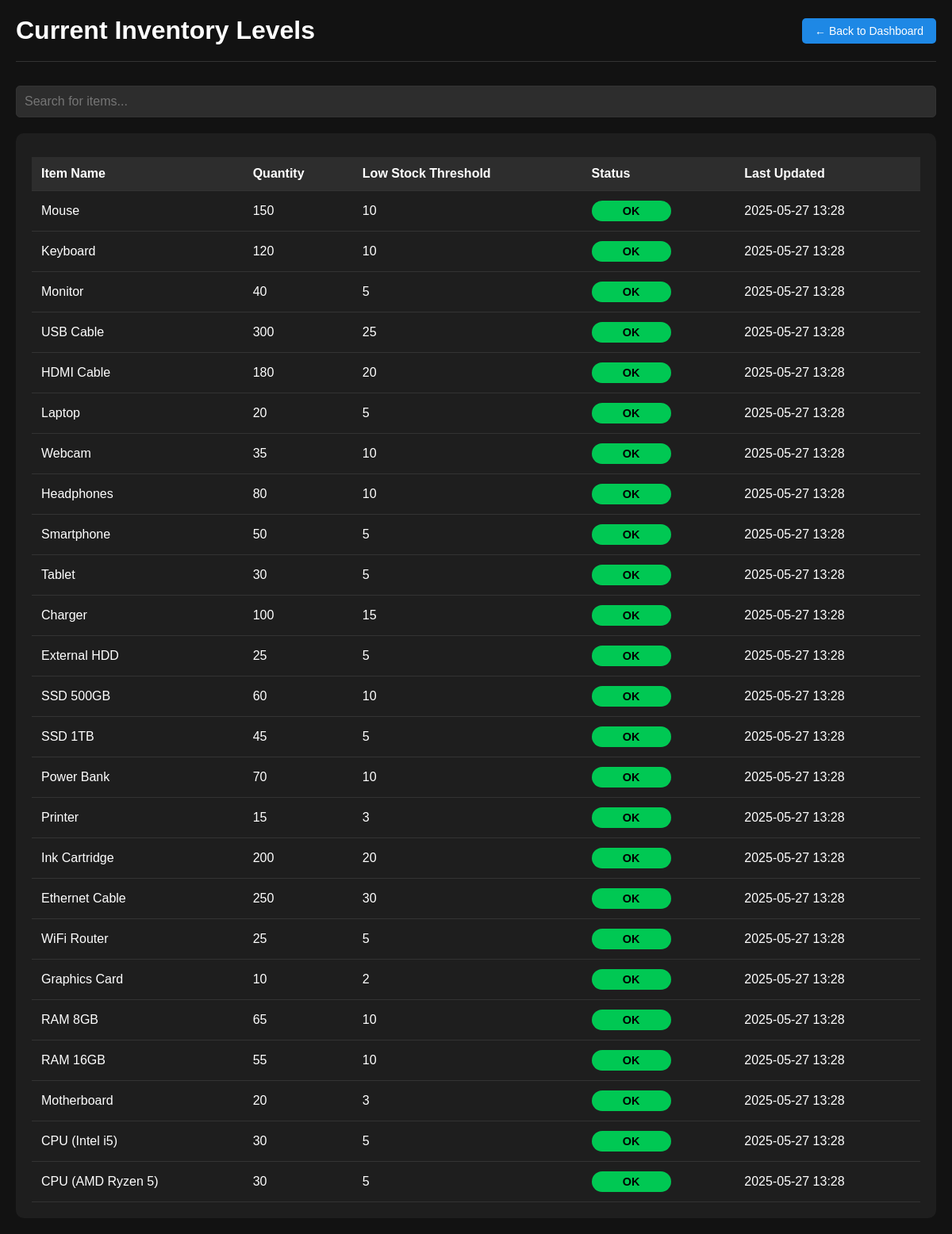
/stock-reminders, run on an earlier commit of the app's database.
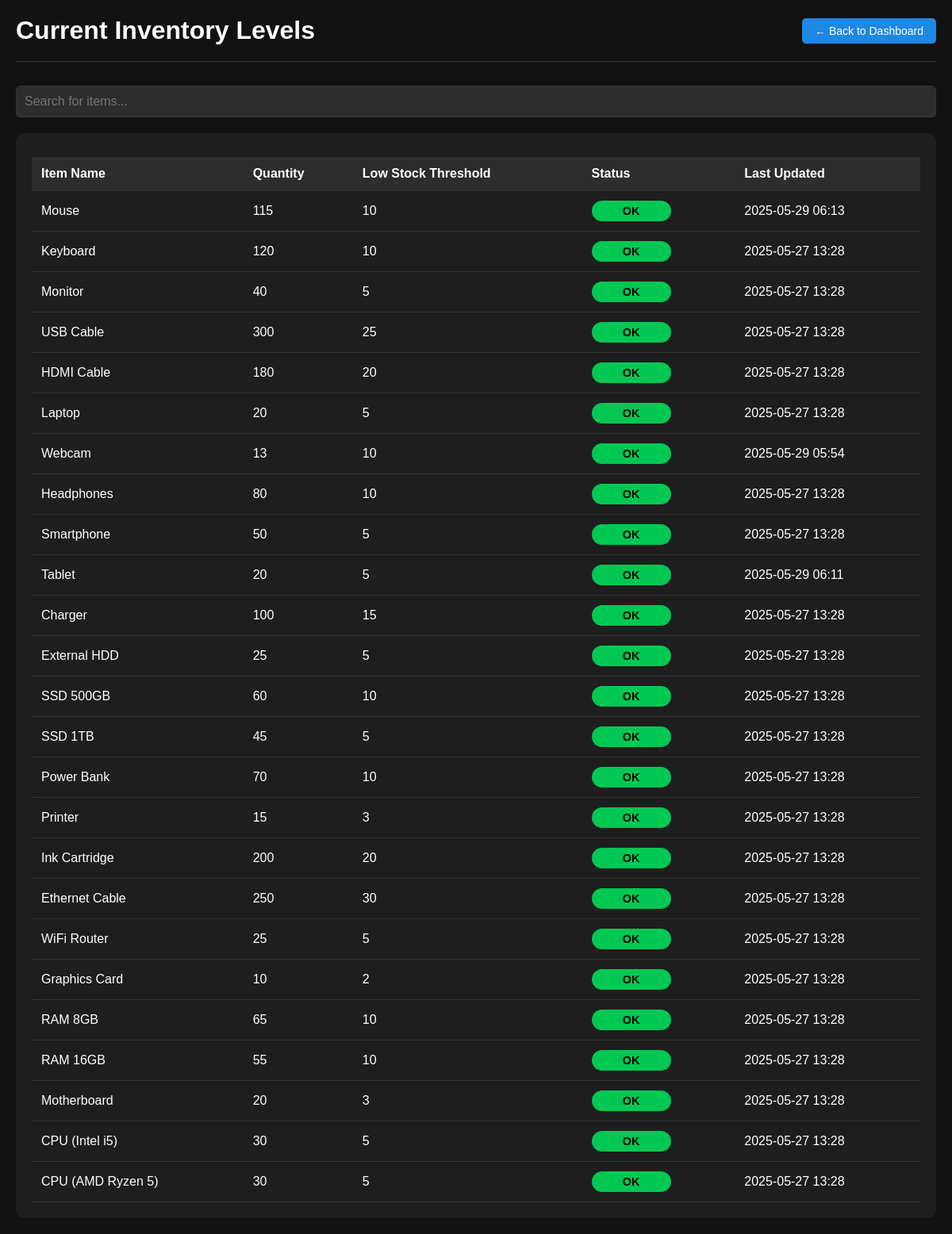
And on a later commit of the database.
### models.py (models this page shows)
class Inventory(db.Model):
    id = db.Column(db.Integer, primary_key=True)
    item_name = db.Column(db.String(100), unique=True, nullable=False)  # e.g., "Mouse", "Monitor"
    stock_quantity = db.Column(db.Integer, nullable=False, default=0)   # Available quantity
    low_stock_threshold = db.Column(db.Integer, default=5)  # 🔔 For low stock alerts
    last_updated = db.Column(db.DateTime, default=datetime.utcnow, onupdate=datetime.utcnow)

### app.py (the view)
@app.route("/stock-reminders")
def stock_reminders():
    inventory_items = Inventory.query.all()
    return render_template("stock_level_warehouse.html", items=inventory_items)

### templates/stock_level_warehouse.html (shortened to what this page needs)
<!DOCTYPE html>
<html lang="en">
<head>
</head>
<body>
    <div class="container">
        <div class="header">
            <h1>Current Inventory Levels</h1>
            <div class="back-button">
                <a href="{{ url_for('warehouse_dashboard') }}">← Back to Dashboard</a>
            </div>
        </div>
        <div class="search-bar">
            <input type="text" id="searchStock" onkeyup="filterTable()" placeholder="Search for items...">
        </div>
        <div class="table-container">
            {% if items %}
            <table id="stockTable">
                <thead>
                    <tr>
                        <th>Item Name</th>
                        <th>Quantity</th>
                        <th>Low Stock Threshold</th>
                        <th>Status</th>
                        <th>Last Updated</th>
                    </tr>
                </thead>
                <tbody>
                    {% for item in items %}
                    <tr>
                        <td>{{ item.item_name }}</td>
                        <td>{{ item.stock_quantity }}</td>
                        <td>{{ item.low_stock_threshold }}</td>
                        <td>
                            {% if item.stock_quantity <= item.low_stock_threshold * 0.5 %}
                                <span class="stock-status stock-critical">Critical</span>
                            {% elif item.stock_quantity <= item.low_stock_threshold %}
                                <span class="stock-status stock-low">Low</span>
                            {% else %}
                                <span class="stock-status stock-ok">OK</span>
                            {% endif %}
                        </td>
                        <td>{{ item.last_updated.strftime('%Y-%m-%d %H:%M') }}</td>
                    </tr>
                    {% endfor %}
                </tbody>
            </table>
            {% else %}
            <div class="no-items">
                <h2>No Inventory Items</h2>
                <p>There are no items currently in the inventory.</p>
            </div>
            {% endif %}
        </div>
    </div>
</body>
</html>

What changed in the data, as far as the page shows it:
changed Inventory "Mouse": stock_quantity "150" → "115"; last_updated "2025-05-27 13:28" → "2025-05-29 06:13"
changed Inventory "Webcam": stock_quantity "35" → "13"; last_updated "2025-05-27 13:28" → "2025-05-29 05:54"
changed Inventory "Tablet": stock_quantity "30" → "20"; last_updated "2025-05-27 13:28" → "2025-05-29 06:11"
